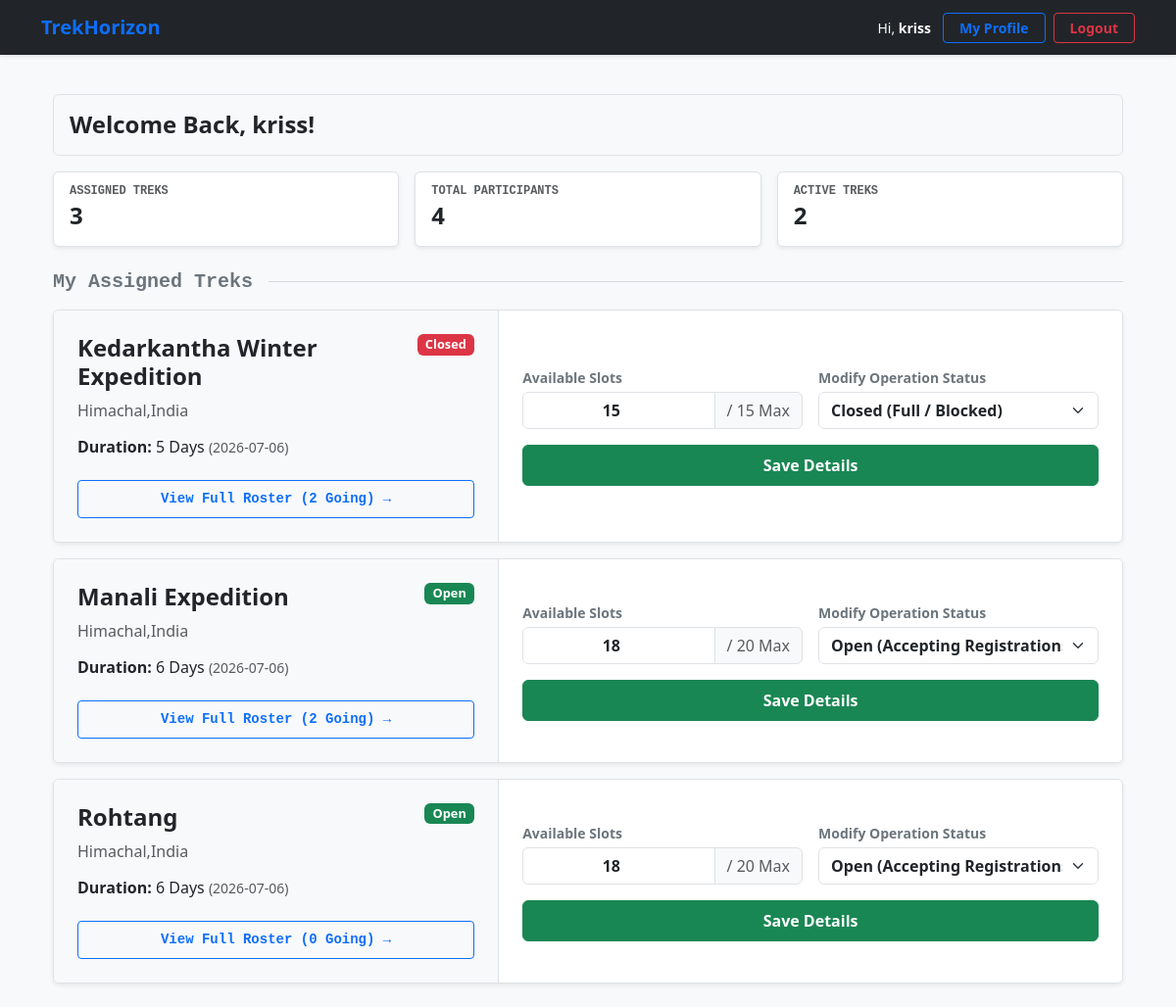
/dashboard (signed in), run on an earlier commit of the app's database.
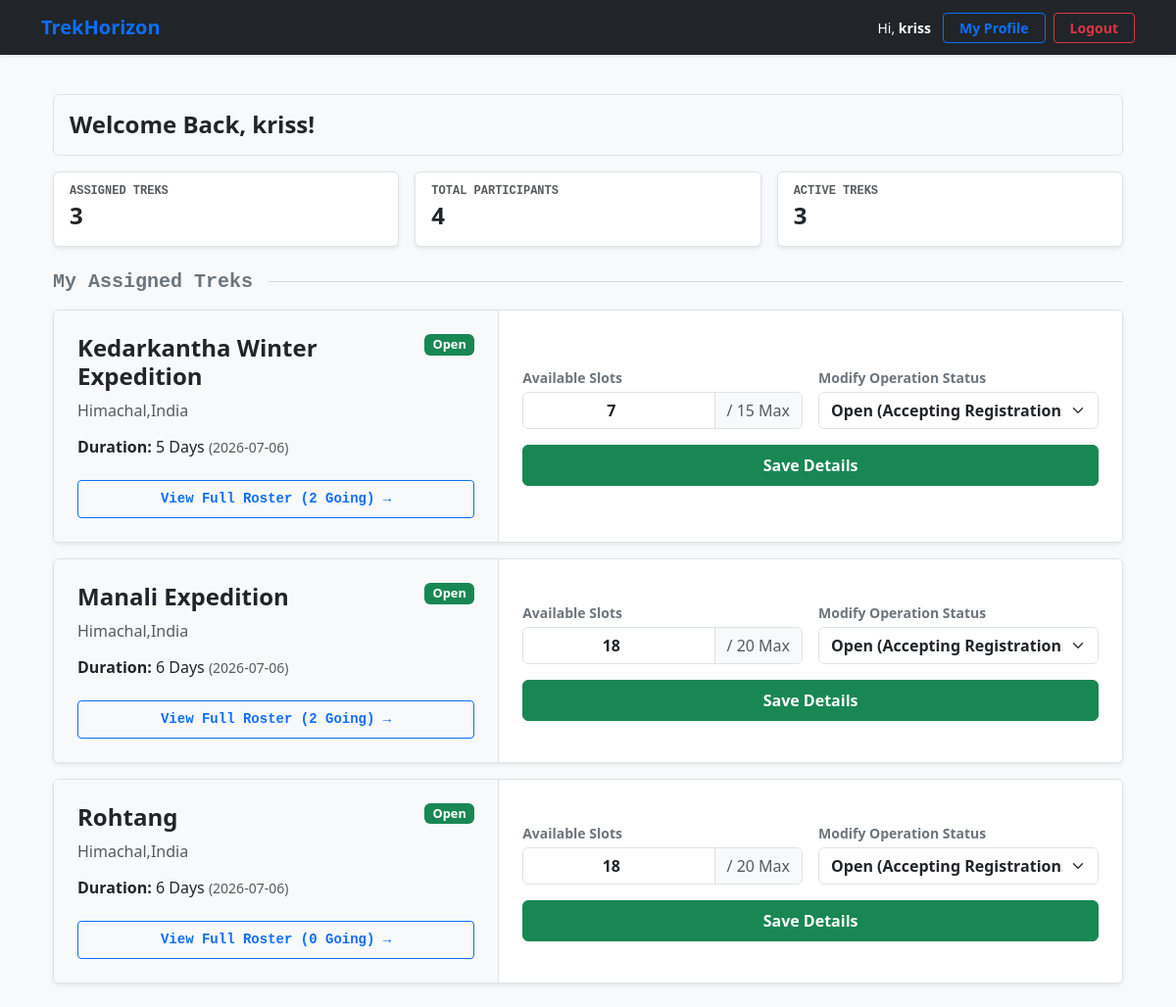
And on a later commit of the database.
### models.py (models this page shows)
class Trek(db.Model):
    trek_id = db.Column(db.Integer, primary_key=True, autoincrement=True)
    trek_name = db.Column(db.String(150), nullable=False)
    location = db.Column(db.String(150), nullable=False)
    difficulty = db.Column(db.Enum('Easy', 'Moderate', 'Hard', name='trek_difficulty'), nullable=False)
    duration_days = db.Column(db.Integer, nullable=False)
    available_slots = db.Column(db.Integer, nullable=False)
    max_slots = db.Column(db.Integer, nullable=False)
    start_date = db.Column(db.Date, nullable=False)
    end_date = db.Column(db.Date, nullable=False)
    status = db.Column(db.Enum('Pending', 'Started', 'Open', 'Closed', 'Completed', name='trek_status'), nullable=False)
    assigned_staff_id = db.Column(db.Integer, db.ForeignKey('user.user_id'), nullable=True)
    cost_per_person = db.Column(db.Float, nullable=False, default=0.0)
    meeting_point = db.Column(db.String(255), nullable=True)
    description = db.Column(db.Text, nullable=True)
    bookings = db.relationship('Booking', backref='trek', lazy=True)

### app.py (the view, shortened to what this page needs)
@app.route('/dashboard')
def dashboard():
    if 'user_id' not in session:
        return redirect('/login')
    role = session['user_role']
    user_id = session['user_id']
    if role == 'Admin':
        pending_staff = User.query.filter_by(role='Staff', status='Pending').count()
        all_active_treks = Trek.query.filter_by(status='Open').count()
        trekker_count = User.query.filter_by(role='Trekker').count()
        staff_count = User.query.filter_by(role='Staff').count()
        return render_template('adminhomepage.html',
                           staff_requests=pending_staff,
                           total_treks=all_active_treks,
                           trekker_count=trekker_count,
                           staff_count=staff_count)
    elif role == 'Staff':
        assigned_treks = Trek.query.filter_by(assigned_staff_id=user_id).all()
        return render_template('staffhomepage.html' , treks=assigned_treks )
    return redirect('/login')

### templates/staffhomepage.html (shortened to what the changed rows need)
{% extends 'base.html' %}
{% block content %}
{% set stats = namespace(participants=0, active=0) %}
{% for trek in treks %}
    {% set stats.participants = stats.participants + trek.bookings|length %}
    {% if trek.status in ['Open', 'Pending', 'Started', 'Ongoing'] %}
        {% set stats.active = stats.active + 1 %}
    {% endif %}
{% endfor %}
<div class="container mt-3">
    <div class="row g-3 mb-4">
        <div class="col-md-4">
            <div class="card border shadow-sm h-100">
                <div class="card-body d-flex align-items-center py-3">
                    <div>
                        <h6 class="card-subtitle text-muted mb-1 text-uppercase small font-monospace fw-bold" style="font-size: 0.75rem;">Active Treks</h6>
                        <h4 class="card-title mb-0 fw-bold">{{ stats.active }}</h4>
                    </div>
                </div>
            </div>
        </div>
    </div>
    <div class="row g-3">
        {% for trek in treks %}
        <div class="col-12">
            <div class="card border shadow-sm w-100 overflow-hidden">
                <div class="row g-0 align-items-stretch">
                    <div class="col-md-5 bg-light p-4 d-flex flex-column justify-content-between border-end">
                        <div>
                            <div class="d-flex justify-content-between align-items-start mb-2">
                                <h4 class="text-dark fw-bold mb-0">{{ trek.trek_name }}</h4>
                                <span class="badge {% if trek.status == 'Open' %}bg-success{% elif trek.status == 'Started' %}bg-primary{% elif trek.status == 'Ongoing' %}bg-info text-dark{% elif trek.status == 'Closed' %}bg-danger{% elif trek.status == 'Pending' %}bg-warning text-dark{% else %}bg-secondary{% endif %} fs-8">
                                    {{ trek.status }}
                                </span>
                            </div>
                            <p class="text-muted mb-3"> {{ trek.location }}</p>
                            <h6 class="mb-0 text-dark">
                                <strong> Duration:</strong> {{ trek.duration_days }} Days
                                <span class="text-muted small">({{ trek.start_date }})</span>
                            </h6>
                        </div>
                        <div class="mt-4">
                            <a href="/staff/trek/{{ trek.trek_id }}/roster" class="btn btn-sm btn-outline-primary w-100 py-2 font-monospace fw-bold">
                                 View Full Roster ({{trek.bookings|length }} Going) →
                            </a>
                        </div>
                    </div>
                    <div class="col-md-7 p-4 bg-white d-flex flex-column justify-content-center">
                        <form action="/staff/update_trek/{{ trek.trek_id }}" method="POST">
                            <div class="row g-3 align-items-end">
                                <div class="col-sm-6">
                                    <label class="form-label text-secondary small fw-bold mb-1">Available Slots</label>
                                    <div class="input-group">
                                        <input type="number" name="available_slots" class="form-control text-center fw-bold"
                                               value="{{ trek.available_slots }}" min="0" max="{{ trek.max_slots }}">
                                        <span class="input-group-text bg-light text-muted">/ {{ trek.max_slots }} Max</span>
                                    </div>
                                </div>
                                <div class="col-sm-6">
                                    <label class="form-label text-secondary small fw-bold mb-1">Modify Operation Status</label>
                                    <select name="status" class="form-select fw-bold">
                                        <optgroup label="Booking Availability">
                                            <option value="Open" {% if trek.status == 'Open' %}selected{% endif %}>Open (Accepting Registrations)</option>
                                            <option value="Closed" {% if trek.status == 'Closed' %}selected{% endif %}>Closed (Full / Blocked)</option>
                                        </optgroup>
                                    </select>
                                </div>
                                <div class="col-12 mt-3">
                                    <button type="submit" class="btn btn-success w-100 py-2 fw-bold">Save Details</button>
                                </div>
                            </div>
                        </form>
                    </div>
                </div>
            </div>
        </div>
        {% else %}
        <div class="col-12 text-center text-muted py-5">
            <p class="mb-1 fs-5"> No treks are appearing for your staff profile.</p>
        </div>
        {% endfor %}
    </div>
</div>
{% endblock %}

What changed in the data, as far as the page shows it:
changed Trek "Kedarkantha Winter Expedition": status "Closed" → "Open"; available_slots "15" → "7"; status "Closed (Full / Blocked)" → "Open (Accepting Registrations)"
Also different on the page:
{{ stats.active }}: "2" → "3"
